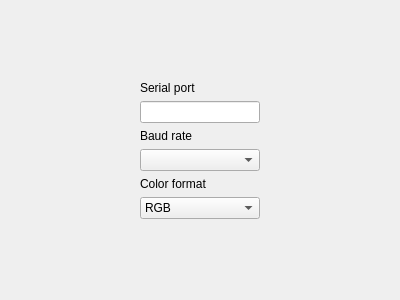
<?xml version="1.0" encoding="UTF-8"?>
<ui version="4.0">
 <class>ConfigureDevicePage</class>
 <widget class="QWizardPage" name="ConfigureDevicePage">
  <property name="geometry">
   <rect>
    <x>0</x>
    <y>0</y>
    <width>400</width>
    <height>300</height>
   </rect>
  </property>
  <property name="windowTitle">
   <string>WizardPage</string>
  </property>
  <property name="title">
   <string>Device configuration</string>
  </property>
  <layout class="QVBoxLayout" name="verticalLayout">
   <item>
    <widget class="QStackedWidget" name="stackedWidget">
     <widget class="QWidget" name="page">
      <layout class="QGridLayout" name="gridLayout">
       <item row="8" column="1">
        <spacer name="verticalSpacer_2">
         <property name="orientation">
          <enum>Qt::Vertical</enum>
         </property>
         <property name="sizeHint" stdset="0">
          <size>
           <width>20</width>
           <height>40</height>
          </size>
         </property>
        </spacer>
       </item>
       <item row="2" column="1">
        <widget class="QLineEdit" name="leSerialPortName"/>
       </item>
       <item row="5" column="2">
        <spacer name="horizontalSpacer_2">
         <property name="orientation">
          <enum>Qt::Horizontal</enum>
         </property>
         <property name="sizeHint" stdset="0">
          <size>
           <width>40</width>
           <height>20</height>
          </size>
         </property>
        </spacer>
       </item>
       <item row="5" column="0">
        <spacer name="horizontalSpacer">
         <property name="orientation">
          <enum>Qt::Horizontal</enum>
         </property>
         <property name="sizeHint" stdset="0">
          <size>
           <width>40</width>
           <height>20</height>
          </size>
         </property>
        </spacer>
       </item>
       <item row="0" column="1">
        <spacer name="verticalSpacer">
         <property name="orientation">
          <enum>Qt::Vertical</enum>
         </property>
         <property name="sizeHint" stdset="0">
          <size>
           <width>20</width>
           <height>40</height>
          </size>
         </property>
        </spacer>
       </item>
       <item row="1" column="1">
        <widget class="QLabel" name="lSerialPort">
         <property name="text">
          <string>Serial port</string>
         </property>
        </widget>
       </item>
       <item row="4" column="1">
        <widget class="QLabel" name="label_2">
         <property name="text">
          <string>Baud rate</string>
         </property>
        </widget>
       </item>
       <item row="5" column="1">
        <widget class="QComboBox" name="cbBaudRate"/>
       </item>
       <item row="7" column="1">
        <widget class="QComboBox" name="cbColorFormat">
         <item>
          <property name="text">
           <string>RGB</string>
          </property>
         </item>
         <item>
          <property name="text">
           <string>RBG</string>
          </property>
         </item>
         <item>
          <property name="text">
           <string>BGR</string>
          </property>
         </item>
         <item>
          <property name="text">
           <string>BRG</string>
          </property>
         </item>
         <item>
          <property name="text">
           <string>GRB</string>
          </property>
         </item>
         <item>
          <property name="text">
           <string>GBR</string>
          </property>
         </item>
        </widget>
       </item>
       <item row="6" column="1">
        <widget class="QLabel" name="label_3">
         <property name="text">
          <string>Color format</string>
         </property>
        </widget>
       </item>
      </layout>
     </widget>
     <widget class="QWidget" name="page_2"/>
    </widget>
   </item>
  </layout>
 </widget>
 <resources/>
 <connections/>
</ui>
